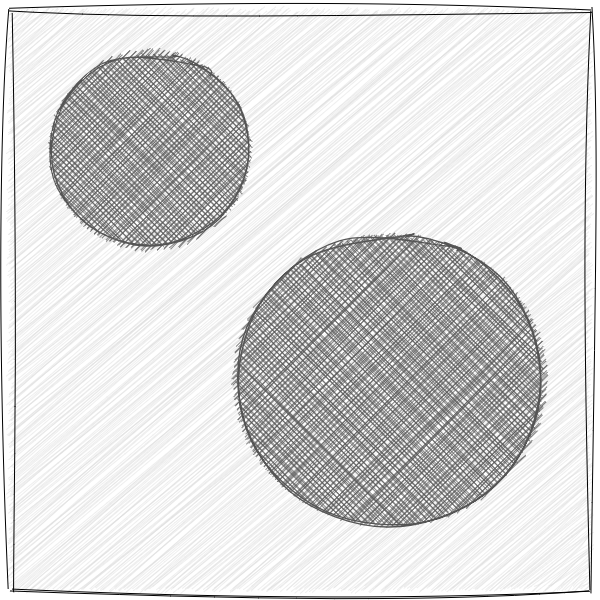
#> input picture research/talks/pde-img-seg/img/two-circle.png, 600 x 600 px
$ python main.py   (Python 2 division)   (older library calls are emulated)
#> lines starting #> are read from the running program, lines starting #| are printed output that depends on the picture
import numpy as np
from scipy.misc import imread
import matplotlib.pyplot as plt
from scipy.ndimage import gaussian_gradient_magnitude as GGM
from scipy.ndimage import gaussian_filter as GF

plt.xkcd()

img = imread('../two-circle.png').astype(np.float)[:,:,0]
#> img: shape (600, 600) float64; min 0, max 255, mean 217.4
img = (img - img.min()) / (img.max() - img.min())

s, ds = np.linspace(0, 2*np.pi, 100, retstep=True)

x = np.c_[np.cos(s), np.sin(s)]
x *= 90
x += 250

dt = 1.
stop_time = 250
sigma = 20
gmag = GGM(img, sigma)
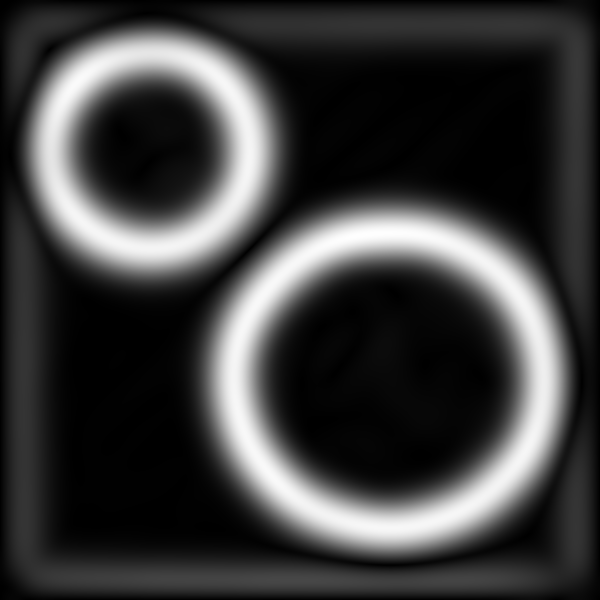
#> gmag: shape (600, 600) float64; min 2.13e-07, max 0.00688, mean 0.00165; drawn with min black and max white
damping = 5
V = np.exp(-damping*gmag)
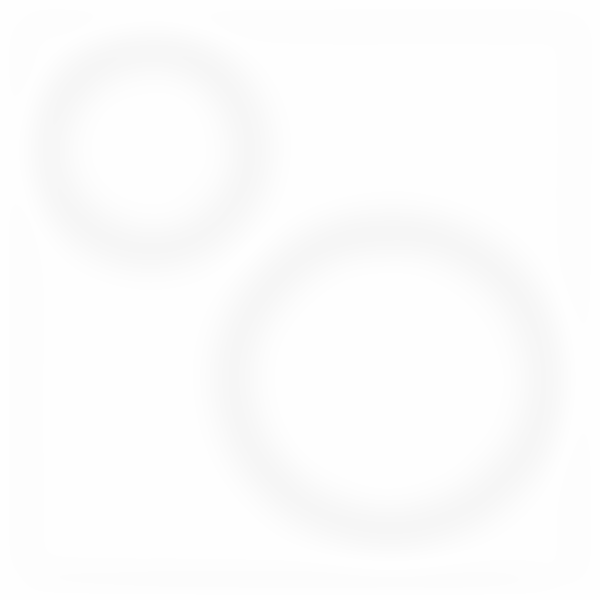
#> V: shape (600, 600) float64; min 0.966, max 1, mean 0.992
V = (V-V.min()) / (V.max()-V.min())
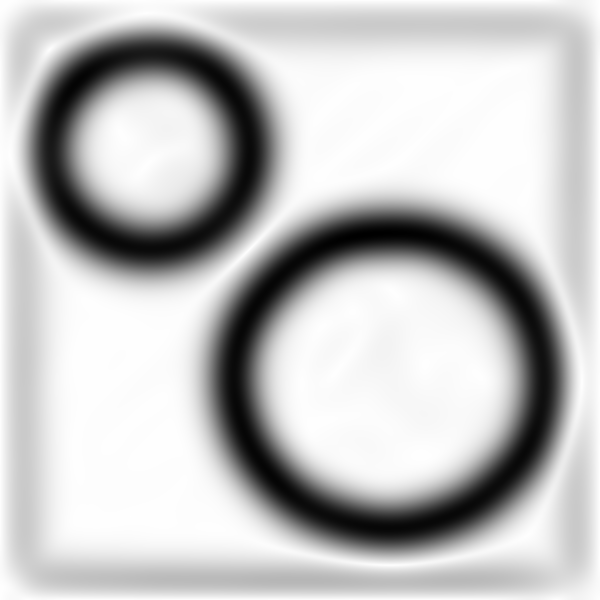
#> V: shape (600, 600) float64; min 0, max 1, mean 0.759
G = GF(img, sigma/2)
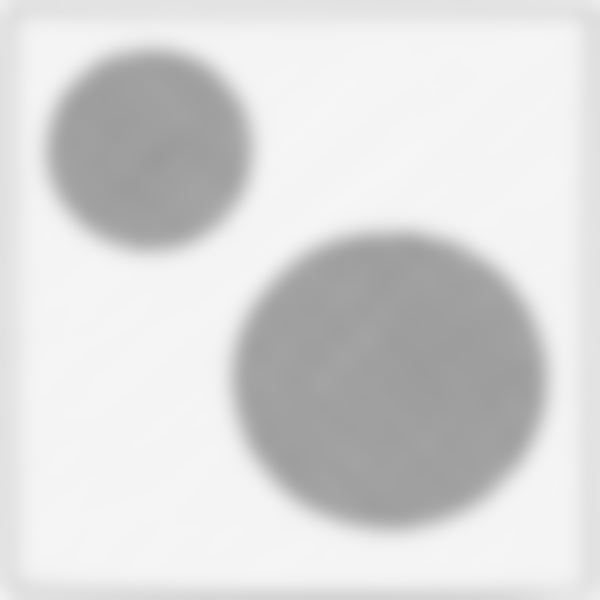
#> G: shape (600, 600) float64; min 0.61, max 0.966, mean 0.853

i = 0
show_freq = 10


fig = plt.figure(figsize=(5, 5))
ax = fig.add_axes([0, 0, 1, 1])

def showsave(pause=True, save=True, show=False):
#> called with pause = True, save = True, show = False
    print i
    ax.imshow(img, cmap=plt.cm.gray)
    ax.axis('off')
    lines, = ax.plot(x[:,0], x[:,1], '-r', label="t = {:.2f}".format(i*dt))
    ax.set_title("t = {:.2f}".format(i*dt))
    ax.legend(loc=1)
    if save:
        fig.savefig("{}.png".format(i))
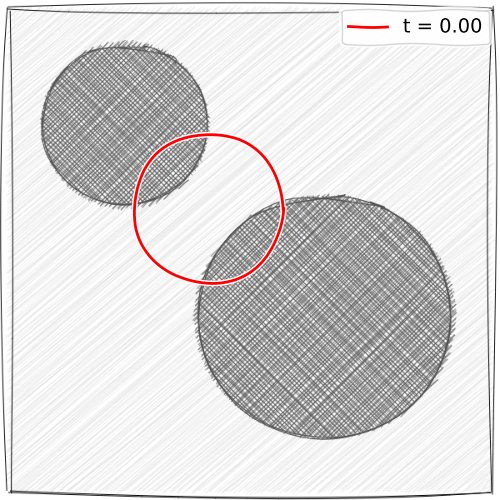
#> figure drawn by matplotlib, 1 panel
    if pause:
        plt.pause(0.1)
    if show:
        plt.show()
    ax.cla()

showsave()
i += 1

while i*dt < stop_time:
    xs = np.vstack([x[-1], x, x[0]])
    xs = np.gradient(xs, ds, axis=0)[1:-1]
    nm = np.linalg.norm(xs, axis=1)
    xs /= nm[:,np.newaxis]
    N = np.c_[xs[:,1], -xs[:,0]]

    xint = x.round().astype(int)
    xint[xint < 0] = 0
    xint[:,0][xint[:,0] >= img.shape[0]-1] = img.shape[0]-1
    xint[:,1][xint[:,1] >= img.shape[1]-1] = img.shape[1]-1

    x += dt*N*V[xint[:,1], xint[:,0]][:,np.newaxis]*np.sign(G.mean() - G[xint[:,1], xint[:,0]][:,np.newaxis])

    x[x < 0] = 0
    x[:,0][x[:,0] >= img.shape[0]-1] = img.shape[0]-1
    x[:,1][x[:,1] >= img.shape[1]-1] = img.shape[1]-1

    if i % show_freq != 0:
        i += 1
        continue

    showsave()
    i += 1
#> after the loop, i = 250; x = 100 pairs, first value 50.06 to 530.4, second value 51.73 to 515.9

showsave(pause=False, show=True)
#| 250
#> in showsave (call 26), `fig.savefig("{}.png".format(i))`:
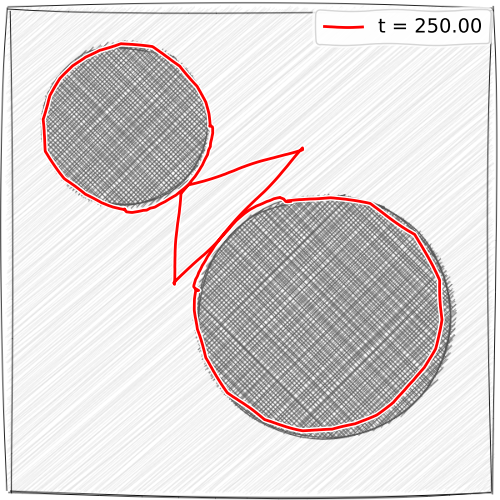
#> figure drawn by matplotlib, 1 panel

$ run again, with research/talks/pde-img-seg/img/one-circle.png copied over research/talks/pde-img-seg/img/two-circle.png
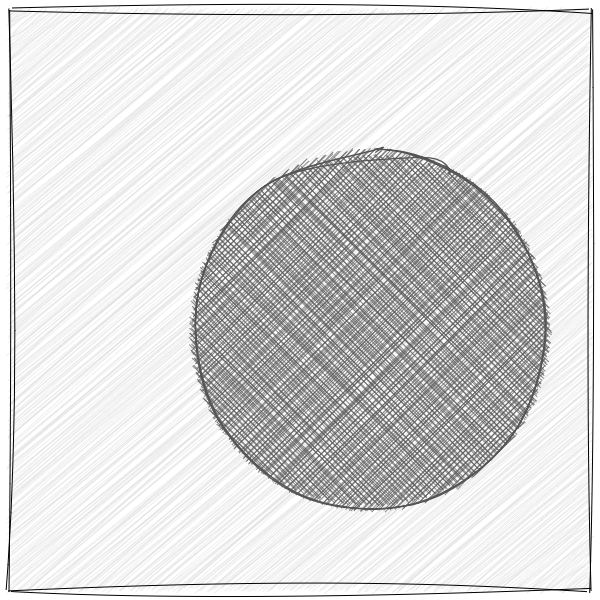
#> input picture research/talks/pde-img-seg/img/one-circle.png, 600 x 600 px
#> `V = (V-V.min()) / (V.max()-V.min())`:
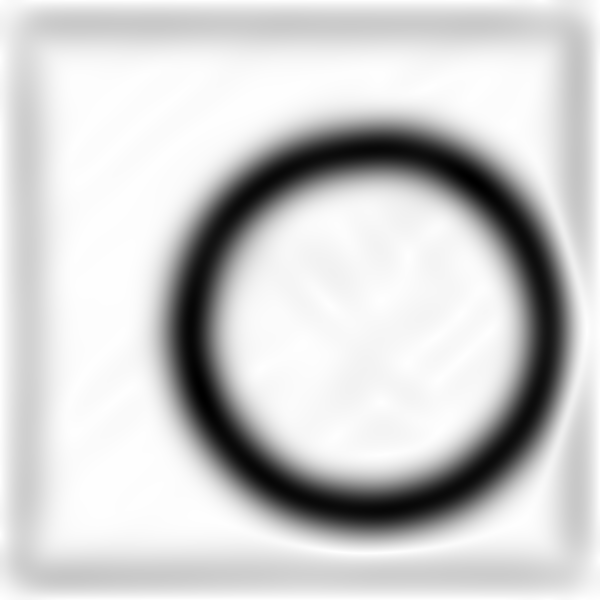
#> V: shape (600, 600) float64; min 0, max 1, mean 0.808
#> after the loop `while i*dt < stop_time:`: i = 250; x = 100 pairs, first value 184.5 to 539, second value 150.3 to 502
#| 250
#> in showsave (call 26), `fig.savefig("{}.png".format(i))`:
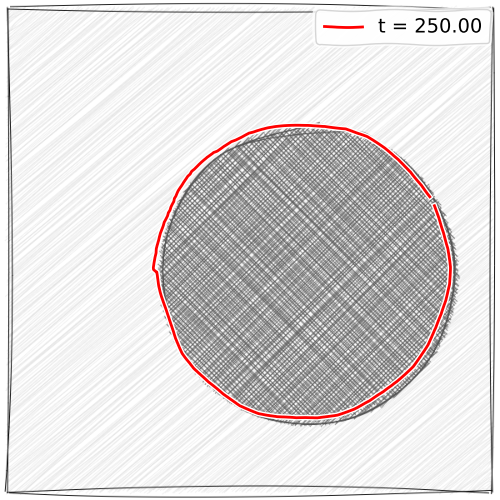
#> figure drawn by matplotlib, 1 panel
